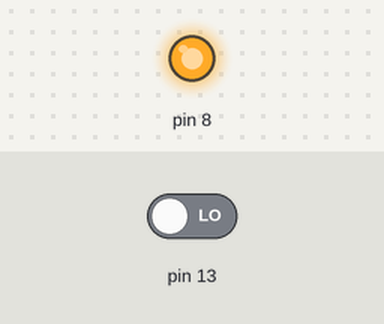
A sketch run on a simulated Arduino Uno, built with avr-gcc and run on an emulated ATmega328P. Parts: output pins drawn as LEDs (lit = HIGH). The test bench sets the inputs (shaded band); at power-on: pin 13 LOW.

Above: at 1.2 s.
1.3 s: pin 13 driven HIGH
At 1.9 s:
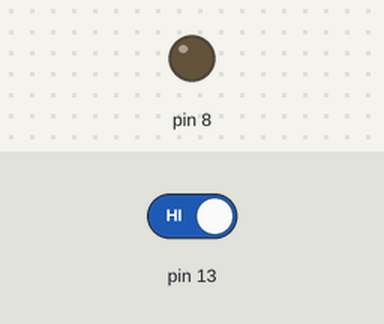
Timing chart, 0 to 4.3 s (numbered marks = the images above; inputs shaded):
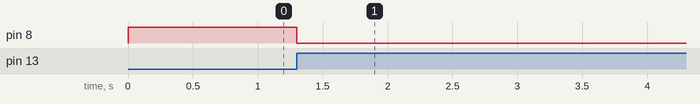

Measured:
- after the input at 1.3 s, pin 8: HIGH → LOW at once

The sketch:

sketch_jun05a.ino
```cpp
//arduino code for touch controlled light based on capacitive sensing library

#include <CapacitiveSensor.h>

CapacitiveSensor   cs_2_4 = CapacitiveSensor(2,4); // 1M resistor between pins 2 & 4, pin 4 is sensor pin, add a wire and or foil

int in = 2;
int out = 13;
int state = HIGH;
int r;
int p = LOW;
long time = 0;
long debounce = 200;
void setup()
{
  pinMode(13, INPUT);
  pinMode(8, OUTPUT);
}
void loop()
{

  r = digitalRead(13);
  if (r == HIGH && p == LOW && millis() - time > debounce) {
    if (state == HIGH)
      state = LOW;
    else
      state = HIGH;
    time = millis();
  }
  digitalWrite(8, state);
  p = r;
}
```
